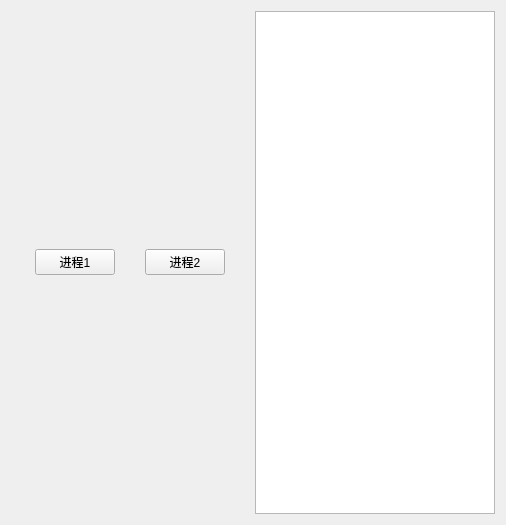
<?xml version="1.0" encoding="UTF-8"?>
<ui version="4.0">
 <class>Form</class>
 <widget class="QWidget" name="Form">
  <property name="windowModality">
   <enum>Qt::NonModal</enum>
  </property>
  <property name="geometry">
   <rect>
    <x>0</x>
    <y>0</y>
    <width>506</width>
    <height>525</height>
   </rect>
  </property>
  <property name="windowTitle">
   <string>Form</string>
  </property>
  <layout class="QHBoxLayout" name="horizontalLayout_2">
   <item>
    <layout class="QVBoxLayout" name="verticalLayout_3"/>
   </item>
   <item>
    <layout class="QHBoxLayout" name="horizontalLayout">
     <item>
      <spacer name="horizontalSpacer">
       <property name="orientation">
        <enum>Qt::Horizontal</enum>
       </property>
       <property name="sizeHint" stdset="0">
        <size>
         <width>40</width>
         <height>20</height>
        </size>
       </property>
      </spacer>
     </item>
     <item>
      <widget class="QPushButton" name="pushButton_2">
       <property name="text">
        <string>进程1</string>
       </property>
      </widget>
     </item>
     <item>
      <spacer name="horizontalSpacer_3">
       <property name="orientation">
        <enum>Qt::Horizontal</enum>
       </property>
       <property name="sizeHint" stdset="0">
        <size>
         <width>40</width>
         <height>20</height>
        </size>
       </property>
      </spacer>
     </item>
     <item>
      <widget class="QPushButton" name="pushButton">
       <property name="text">
        <string>进程2</string>
       </property>
      </widget>
     </item>
     <item>
      <spacer name="horizontalSpacer_2">
       <property name="orientation">
        <enum>Qt::Horizontal</enum>
       </property>
       <property name="sizeHint" stdset="0">
        <size>
         <width>40</width>
         <height>20</height>
        </size>
       </property>
      </spacer>
     </item>
     <item>
      <widget class="QTextEdit" name="textEdit"/>
     </item>
    </layout>
   </item>
  </layout>
 </widget>
 <resources/>
 <connections/>
</ui>
